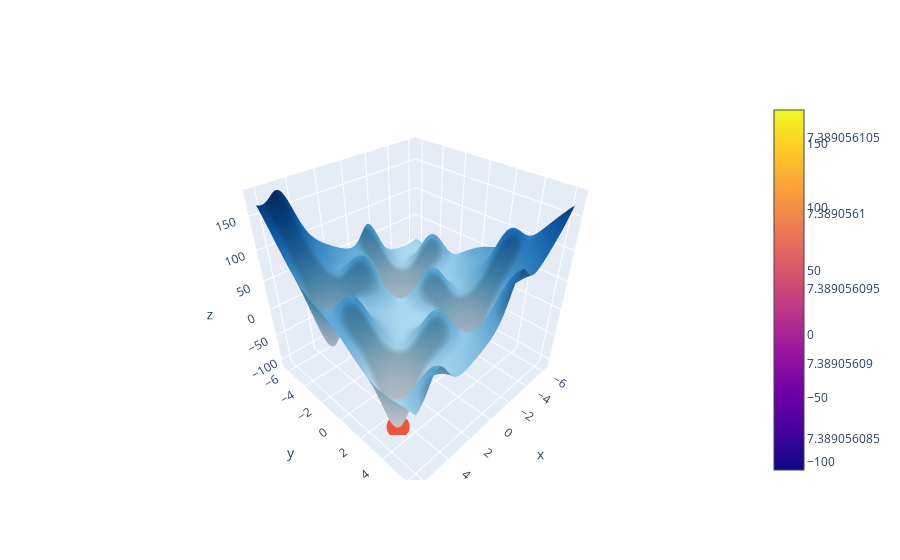

The notebook cell saved with this chart:
### Code cell
plot_surface(objective_function, bounds=bounds, particles=optimizer.particles)
